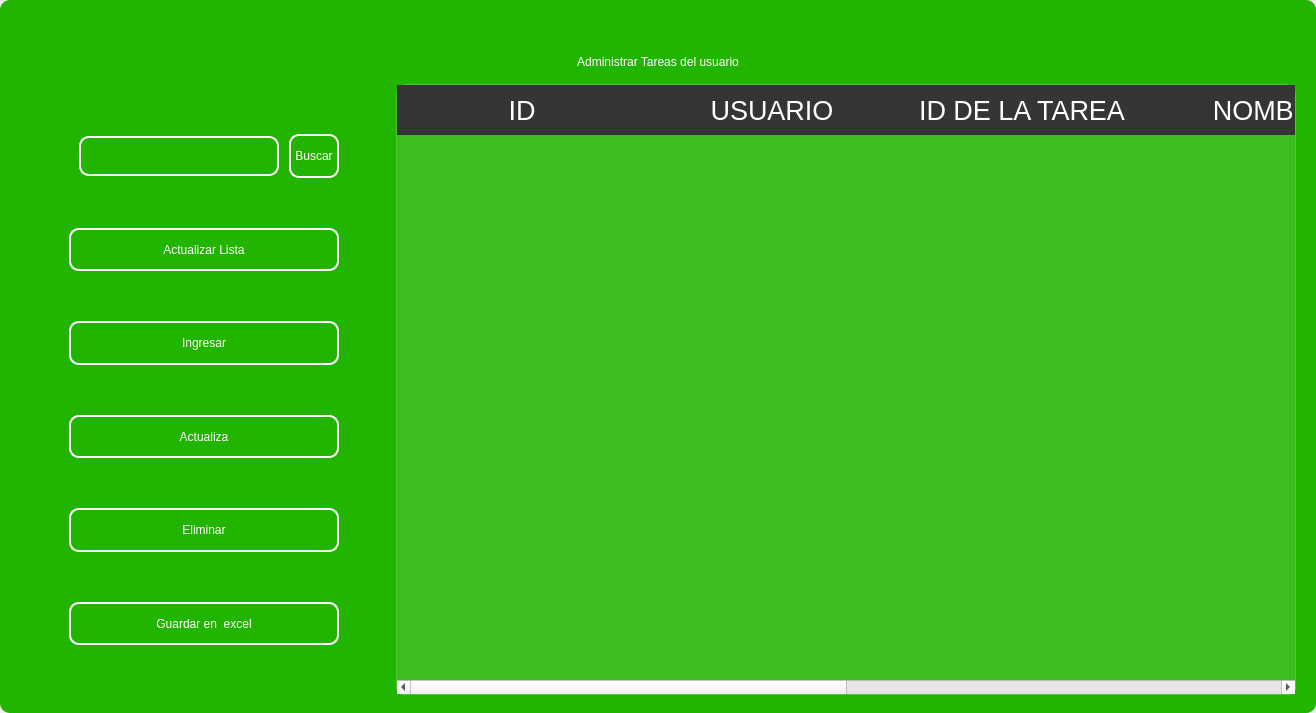
<?xml version="1.0" encoding="UTF-8"?>
<ui version="4.0">
 <class>MainWindow</class>
 <widget class="QMainWindow" name="MainWindow">
  <property name="geometry">
   <rect>
    <x>0</x>
    <y>0</y>
    <width>1316</width>
    <height>713</height>
   </rect>
  </property>
  <property name="windowTitle">
   <string>MainWindow</string>
  </property>
  <property name="styleSheet">
   <string notr="true"/>
  </property>
  <widget class="QWidget" name="centralwidget">
   <property name="styleSheet">
    <string notr="true"/>
   </property>
   <layout class="QVBoxLayout" name="verticalLayout">
    <property name="spacing">
     <number>0</number>
    </property>
    <property name="leftMargin">
     <number>0</number>
    </property>
    <property name="topMargin">
     <number>0</number>
    </property>
    <property name="rightMargin">
     <number>0</number>
    </property>
    <property name="bottomMargin">
     <number>0</number>
    </property>
    <item>
     <widget class="QFrame" name="frame">
      <property name="enabled">
       <bool>true</bool>
      </property>
      <property name="styleSheet">
       <string notr="true">
QFrame {
border-radius:10px;
background-color: rgb(33, 181, 0);
 }
</string>
      </property>
      <property name="frameShape">
       <enum>QFrame::StyledPanel</enum>
      </property>
      <property name="frameShadow">
       <enum>QFrame::Raised</enum>
      </property>
      <layout class="QVBoxLayout" name="verticalLayout_2">
       <item>
        <widget class="QFrame" name="frame_superior">
         <property name="minimumSize">
          <size>
           <width>0</width>
           <height>40</height>
          </size>
         </property>
         <property name="maximumSize">
          <size>
           <width>16777215</width>
           <height>40</height>
          </size>
         </property>
         <property name="styleSheet">
          <string notr="true">QPushButton{
border-radius:18px;
}

QPushButton:hover{
	background-color: rgb(0, 0, 0);
}
</string>
         </property>
         <property name="frameShape">
          <enum>QFrame::StyledPanel</enum>
         </property>
         <property name="frameShadow">
          <enum>QFrame::Raised</enum>
         </property>
         <layout class="QHBoxLayout" name="horizontalLayout_3">
          <property name="spacing">
           <number>4</number>
          </property>
          <property name="leftMargin">
           <number>0</number>
          </property>
          <property name="topMargin">
           <number>0</number>
          </property>
          <property name="rightMargin">
           <number>0</number>
          </property>
          <property name="bottomMargin">
           <number>0</number>
          </property>
          <item>
           <widget class="QPushButton" name="btn_icon">
            <property name="text">
             <string/>
            </property>
            <property name="iconSize">
             <size>
              <width>40</width>
              <height>40</height>
             </size>
            </property>
           </widget>
          </item>
          <item>
           <spacer name="horizontalSpacer_2">
            <property name="orientation">
             <enum>Qt::Horizontal</enum>
            </property>
            <property name="sizeHint" stdset="0">
             <size>
              <width>443</width>
              <height>20</height>
             </size>
            </property>
           </spacer>
          </item>
          <item>
           <widget class="QPushButton" name="btn_exit">
            <property name="minimumSize">
             <size>
              <width>38</width>
              <height>38</height>
             </size>
            </property>
            <property name="maximumSize">
             <size>
              <width>38</width>
              <height>38</height>
             </size>
            </property>
            <property name="cursor">
             <cursorShape>PointingHandCursor</cursorShape>
            </property>
            <property name="text">
             <string/>
            </property>
            <property name="iconSize">
             <size>
              <width>35</width>
              <height>35</height>
             </size>
            </property>
           </widget>
          </item>
          <item>
           <widget class="QPushButton" name="bt_minimizar">
            <property name="minimumSize">
             <size>
              <width>38</width>
              <height>38</height>
             </size>
            </property>
            <property name="maximumSize">
             <size>
              <width>38</width>
              <height>38</height>
             </size>
            </property>
            <property name="cursor">
             <cursorShape>PointingHandCursor</cursorShape>
            </property>
            <property name="text">
             <string/>
            </property>
            <property name="icon">
             <iconset>
              <normaloff>image/minus.svg</normaloff>image/minus.svg</iconset>
            </property>
            <property name="iconSize">
             <size>
              <width>38</width>
              <height>38</height>
             </size>
            </property>
           </widget>
          </item>
          <item>
           <widget class="QPushButton" name="bt_maximizar">
            <property name="minimumSize">
             <size>
              <width>38</width>
              <height>38</height>
             </size>
            </property>
            <property name="maximumSize">
             <size>
              <width>38</width>
              <height>38</height>
             </size>
            </property>
            <property name="cursor">
             <cursorShape>PointingHandCursor</cursorShape>
            </property>
            <property name="text">
             <string/>
            </property>
            <property name="icon">
             <iconset>
              <normaloff>image/chevron-up.svg</normaloff>image/chevron-up.svg</iconset>
            </property>
            <property name="iconSize">
             <size>
              <width>38</width>
              <height>38</height>
             </size>
            </property>
           </widget>
          </item>
          <item>
           <widget class="QPushButton" name="bt_restaurar">
            <property name="minimumSize">
             <size>
              <width>38</width>
              <height>38</height>
             </size>
            </property>
            <property name="maximumSize">
             <size>
              <width>38</width>
              <height>38</height>
             </size>
            </property>
            <property name="cursor">
             <cursorShape>PointingHandCursor</cursorShape>
            </property>
            <property name="text">
             <string/>
            </property>
            <property name="icon">
             <iconset>
              <normaloff>image/chevron-down.svg</normaloff>image/chevron-down.svg</iconset>
            </property>
            <property name="iconSize">
             <size>
              <width>38</width>
              <height>38</height>
             </size>
            </property>
           </widget>
          </item>
          <item>
           <widget class="QPushButton" name="bt_cerrar">
            <property name="minimumSize">
             <size>
              <width>38</width>
              <height>38</height>
             </size>
            </property>
            <property name="maximumSize">
             <size>
              <width>38</width>
              <height>38</height>
             </size>
            </property>
            <property name="cursor">
             <cursorShape>PointingHandCursor</cursorShape>
            </property>
            <property name="text">
             <string/>
            </property>
            <property name="icon">
             <iconset>
              <normaloff>image/x.svg</normaloff>image/x.svg</iconset>
            </property>
            <property name="iconSize">
             <size>
              <width>38</width>
              <height>38</height>
             </size>
            </property>
           </widget>
          </item>
         </layout>
        </widget>
       </item>
       <item>
        <widget class="QLabel" name="label">
         <property name="styleSheet">
          <string notr="true">font: 30pt &quot;MS Shell Dlg 2&quot;;
color: rgb(255, 255, 255);</string>
         </property>
         <property name="text">
          <string>Administrar Tareas del usuario</string>
         </property>
         <property name="alignment">
          <set>Qt::AlignCenter</set>
         </property>
        </widget>
       </item>
       <item>
        <widget class="QFrame" name="frame_3">
         <property name="minimumSize">
          <size>
           <width>0</width>
           <height>0</height>
          </size>
         </property>
         <property name="frameShape">
          <enum>QFrame::StyledPanel</enum>
         </property>
         <property name="frameShadow">
          <enum>QFrame::Raised</enum>
         </property>
         <layout class="QHBoxLayout" name="horizontalLayout_4">
          <property name="leftMargin">
           <number>9</number>
          </property>
          <property name="topMargin">
           <number>9</number>
          </property>
          <property name="rightMargin">
           <number>9</number>
          </property>
          <item>
           <layout class="QVBoxLayout" name="verticalLayout_4">
            <property name="spacing">
             <number>50</number>
            </property>
            <property name="sizeConstraint">
             <enum>QLayout::SetDefaultConstraint</enum>
            </property>
            <property name="leftMargin">
             <number>50</number>
            </property>
            <property name="topMargin">
             <number>50</number>
            </property>
            <property name="rightMargin">
             <number>50</number>
            </property>
            <property name="bottomMargin">
             <number>50</number>
            </property>
            <item>
             <layout class="QHBoxLayout" name="horizontalLayout">
              <property name="spacing">
               <number>10</number>
              </property>
              <property name="leftMargin">
               <number>10</number>
              </property>
              <property name="topMargin">
               <number>0</number>
              </property>
              <property name="bottomMargin">
               <number>0</number>
              </property>
              <item>
               <widget class="QLineEdit" name="searchtxt">
                <property name="minimumSize">
                 <size>
                  <width>200</width>
                  <height>25</height>
                 </size>
                </property>
                <property name="maximumSize">
                 <size>
                  <width>150</width>
                  <height>40</height>
                 </size>
                </property>
                <property name="styleSheet">
                 <string notr="true">QLabel {
	color: rgb(255, 255, 254);
	font: 12pt &quot;Arial&quot;;
	background-color: rgba(0, 0, 0,0);
}

QTextEdit{
background-color: rgba(0, 0, 0,0);
border-radius:10px; 
font: 12pt &quot;Arial&quot;;
color: rgb(255, 255, 254);
border: 2px solid  rgb(255, 255, 255);

}

QTextEdit:hover{
background-color: rgba(0, 0, 0,0);
border-radius:10px; 
font: 12pt &quot;Arial&quot;;
border: 2px solid  rgb(120, 0, 171);
}

QTextEdit:focus{
background-color: rgb(0, 0, 0);
border-radius:10px; 
font: 12pt &quot;Arial&quot;;
border: 2px solid rgb(120, 0, 171);
}

QLineEdit{
background-color: rgba(0, 0, 0,0);
border-radius:10px; 
font: 12pt &quot;Arial&quot;;
color: rgb(255, 255, 254);
border: 2px solid  rgb(255, 255, 255);

}

QLineEdit:hover{
background-color: rgba(0, 0, 0,0);
border-radius:10px; 
font: 12pt &quot;Arial&quot;;
border: 2px solid  rgb(120, 0, 171);
}

QLineEdit:focus{
background-color: rgb(0, 0, 0);
border-radius:10px; 
font: 12pt &quot;Arial&quot;;
border: 2px solid rgb(120, 0, 171);
}

QCheckBox{
	font: 12pt &quot;Arial&quot;;
	color: rgb(255, 255, 255);
}

QCheckBox::indicator {
    width: 18px;
    height:18px;
}

QCheckBox::indicator:unchecked {
   background-image: url(image/square.svg);
}

QCheckBox::indicator:checked {
   background-image: url(image/check-square.svg);
}

QPushButton{
border-radius:10px; 
font: 12pt &quot;Arial&quot;;
color: rgb(255, 255, 254);
border: 2px solid #ffffff;
}

QPushButton:hover{
border-radius:10px; 
font: 12pt &quot;Arial&quot;;
color: rgb(255, 255, 255);
border: 2px solid rgb(120, 0, 171);
	background-color: rgb(120, 0, 171);
}
</string>
                </property>
               </widget>
              </item>
              <item>
               <widget class="QPushButton" name="btn_search">
                <property name="sizePolicy">
                 <sizepolicy hsizetype="Minimum" vsizetype="Fixed">
                  <horstretch>0</horstretch>
                  <verstretch>0</verstretch>
                 </sizepolicy>
                </property>
                <property name="minimumSize">
                 <size>
                  <width>0</width>
                  <height>15</height>
                 </size>
                </property>
                <property name="maximumSize">
                 <size>
                  <width>100</width>
                  <height>50</height>
                 </size>
                </property>
                <property name="cursor">
                 <cursorShape>PointingHandCursor</cursorShape>
                </property>
                <property name="styleSheet">
                 <string notr="true">QPushButton{
border-radius:10px; 
font: 12pt &quot;Arial&quot;;
color: rgb(255, 255, 254);
border: 2px solid #ffffff;
}

QPushButton:hover{
border-radius:10px; 
font: 12pt &quot;Arial&quot;;
color: rgb(255, 255, 255);
border: 2px solid rgb(120, 0, 171);
	background-color: rgb(120, 0, 171);
}</string>
                </property>
                <property name="text">
                 <string>Buscar</string>
                </property>
               </widget>
              </item>
             </layout>
            </item>
            <item>
             <widget class="QPushButton" name="btn_get">
              <property name="minimumSize">
               <size>
                <width>50</width>
                <height>40</height>
               </size>
              </property>
              <property name="maximumSize">
               <size>
                <width>300</width>
                <height>50</height>
               </size>
              </property>
              <property name="cursor">
               <cursorShape>PointingHandCursor</cursorShape>
              </property>
              <property name="styleSheet">
               <string notr="true">QPushButton{
border-radius:10px; 
font: 12pt &quot;Arial&quot;;
color: rgb(255, 255, 254);
border: 2px solid #ffffff;
}

QPushButton:hover{
border-radius:10px; 
font: 12pt &quot;Arial&quot;;
color: rgb(255, 255, 255);
border: 2px solid rgb(120, 0, 171);
	background-color: rgb(120, 0, 171);
}</string>
              </property>
              <property name="text">
               <string>Actualizar Lista</string>
              </property>
              <property name="iconSize">
               <size>
                <width>35</width>
                <height>35</height>
               </size>
              </property>
             </widget>
            </item>
            <item>
             <widget class="QPushButton" name="btn_add">
              <property name="minimumSize">
               <size>
                <width>0</width>
                <height>40</height>
               </size>
              </property>
              <property name="maximumSize">
               <size>
                <width>300</width>
                <height>50</height>
               </size>
              </property>
              <property name="cursor">
               <cursorShape>PointingHandCursor</cursorShape>
              </property>
              <property name="styleSheet">
               <string notr="true">QPushButton{
border-radius:10px; 
font: 12pt &quot;Arial&quot;;
color: rgb(255, 255, 254);
border: 2px solid #ffffff;
}

QPushButton:hover{
border-radius:10px; 
font: 12pt &quot;Arial&quot;;
color: rgb(255, 255, 255);
border: 2px solid rgb(120, 0, 171);
	background-color: rgb(120, 0, 171);
}</string>
              </property>
              <property name="text">
               <string>Ingresar</string>
              </property>
              <property name="iconSize">
               <size>
                <width>35</width>
                <height>35</height>
               </size>
              </property>
             </widget>
            </item>
            <item>
             <widget class="QPushButton" name="btn_update">
              <property name="minimumSize">
               <size>
                <width>0</width>
                <height>40</height>
               </size>
              </property>
              <property name="maximumSize">
               <size>
                <width>300</width>
                <height>50</height>
               </size>
              </property>
              <property name="cursor">
               <cursorShape>PointingHandCursor</cursorShape>
              </property>
              <property name="styleSheet">
               <string notr="true">QPushButton{
border-radius:10px; 
font: 12pt &quot;Arial&quot;;
color: rgb(255, 255, 254);
border: 2px solid #ffffff;
}

QPushButton:hover{
border-radius:10px; 
font: 12pt &quot;Arial&quot;;
color: rgb(255, 255, 255);
border: 2px solid rgb(120, 0, 171);
	background-color: rgb(120, 0, 171);
}</string>
              </property>
              <property name="text">
               <string>Actualiza</string>
              </property>
              <property name="iconSize">
               <size>
                <width>35</width>
                <height>35</height>
               </size>
              </property>
             </widget>
            </item>
            <item>
             <widget class="QPushButton" name="btn_delete">
              <property name="minimumSize">
               <size>
                <width>0</width>
                <height>40</height>
               </size>
              </property>
              <property name="maximumSize">
               <size>
                <width>300</width>
                <height>50</height>
               </size>
              </property>
              <property name="cursor">
               <cursorShape>PointingHandCursor</cursorShape>
              </property>
              <property name="styleSheet">
               <string notr="true">QPushButton{
border-radius:10px; 
font: 12pt &quot;Arial&quot;;
color: rgb(255, 255, 254);
border: 2px solid #ffffff;
}

QPushButton:hover{
border-radius:10px; 
font: 12pt &quot;Arial&quot;;
color: rgb(255, 255, 255);
border: 2px solid rgb(120, 0, 171);
	background-color: rgb(120, 0, 171);
}</string>
              </property>
              <property name="text">
               <string>Eliminar</string>
              </property>
              <property name="iconSize">
               <size>
                <width>35</width>
                <height>35</height>
               </size>
              </property>
             </widget>
            </item>
            <item>
             <widget class="QPushButton" name="btn_excel">
              <property name="minimumSize">
               <size>
                <width>10</width>
                <height>40</height>
               </size>
              </property>
              <property name="maximumSize">
               <size>
                <width>300</width>
                <height>50</height>
               </size>
              </property>
              <property name="cursor">
               <cursorShape>PointingHandCursor</cursorShape>
              </property>
              <property name="styleSheet">
               <string notr="true">QPushButton{
border-radius:10px; 
font: 12pt &quot;Arial&quot;;
color: rgb(255, 255, 254);
border: 2px solid #ffffff;
}

QPushButton:hover{
border-radius:10px; 
font: 12pt &quot;Arial&quot;;
color: rgb(255, 255, 255);
border: 2px solid rgb(120, 0, 171);
	background-color: rgb(120, 0, 171);
}</string>
              </property>
              <property name="text">
               <string>Guardar en  excel</string>
              </property>
              <property name="iconSize">
               <size>
                <width>35</width>
                <height>35</height>
               </size>
              </property>
             </widget>
            </item>
           </layout>
          </item>
          <item>
           <widget class="QTableWidget" name="table_task">
            <property name="minimumSize">
             <size>
              <width>900</width>
              <height>0</height>
             </size>
            </property>
            <property name="maximumSize">
             <size>
              <width>700</width>
              <height>16777215</height>
             </size>
            </property>
            <property name="styleSheet">
             <string notr="true">QTableView {
	background-color: rgba(255, 255, 255, 30); 	
	border: 1px solid rgba(255,255,255,40);
	border-bottom-right-radius: 7px; 
	border-bottom-left-radius: 7px; 
	color: white;
	font: 15pt &quot;MS Shell Dlg 2&quot;;
}

QHeaderView::section {
background-color: rgb(53, 53, 53);
color: white;
border: none;
height: 50px;
font-size: 20pt;
}

QTableView::item {
    border-style: none;
    border-bottom: 1px solid rgba(255,255,255,50);
    padding-left: auto;
    padding-right: auto;
}

QTableView::item:selected{
	border: none;
	color: rgb(255, 255, 255);
    background-color: rgba(255, 255, 255, 50);
}
</string>
            </property>
            <property name="lineWidth">
             <number>1</number>
            </property>
            <property name="editTriggers">
             <set>QAbstractItemView::NoEditTriggers</set>
            </property>
            <attribute name="horizontalHeaderDefaultSectionSize">
             <number>250</number>
            </attribute>
            <column>
             <property name="text">
              <string>ID</string>
             </property>
            </column>
            <column>
             <property name="text">
              <string>USUARIO</string>
             </property>
            </column>
            <column>
             <property name="text">
              <string>ID DE LA TAREA</string>
             </property>
            </column>
            <column>
             <property name="text">
              <string>NOMBRE</string>
             </property>
            </column>
            <column>
             <property name="text">
              <string>DESCRIPCIÓN</string>
             </property>
            </column>
            <column>
             <property name="text">
              <string>ESTADO</string>
             </property>
            </column>
           </widget>
          </item>
         </layout>
        </widget>
       </item>
      </layout>
     </widget>
    </item>
   </layout>
  </widget>
 </widget>
 <resources/>
 <connections/>
</ui>
